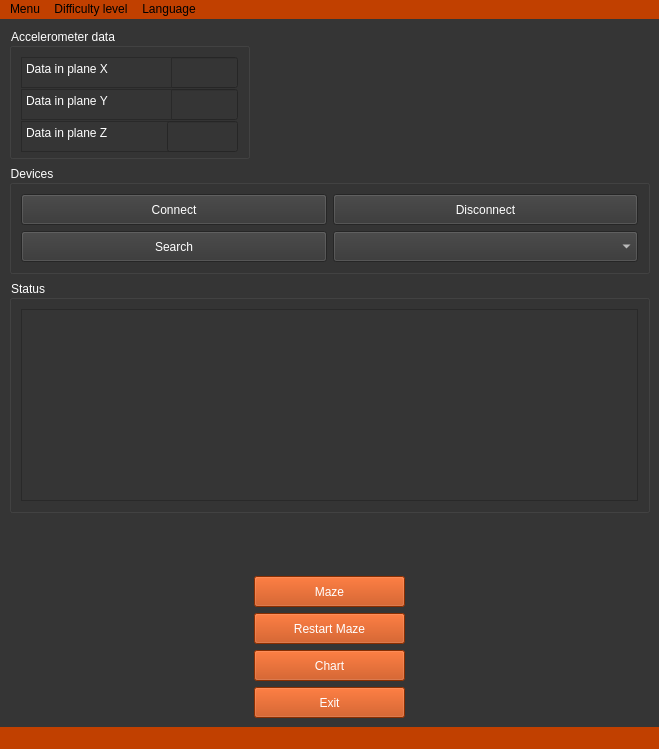
<?xml version="1.0" encoding="UTF-8"?>
<ui version="4.0">
 <class>MainWindow</class>
 <widget class="QMainWindow" name="MainWindow">
  <property name="geometry">
   <rect>
    <x>0</x>
    <y>0</y>
    <width>659</width>
    <height>749</height>
   </rect>
  </property>
  <property name="windowTitle">
   <string>Ball Maze</string>
  </property>
  <widget class="QWidget" name="centralwidget">
   <property name="styleSheet">
    <string notr="true">background-color: rgb(53, 53, 53);</string>
   </property>
   <layout class="QVBoxLayout" name="verticalLayout">
    <item>
     <widget class="QGroupBox" name="groupBox">
      <property name="minimumSize">
       <size>
        <width>241</width>
        <height>131</height>
       </size>
      </property>
      <property name="maximumSize">
       <size>
        <width>241</width>
        <height>131</height>
       </size>
      </property>
      <property name="styleSheet">
       <string notr="true">color: rgb(255, 255, 255);</string>
      </property>
      <property name="title">
       <string>Accelerometer data</string>
      </property>
      <layout class="QGridLayout" name="gridLayout_4">
       <item row="1" column="1">
        <widget class="QLineEdit" name="lineEdit_2">
         <property name="minimumSize">
          <size>
           <width>71</width>
           <height>31</height>
          </size>
         </property>
         <property name="maximumSize">
          <size>
           <width>71</width>
           <height>31</height>
          </size>
         </property>
        </widget>
       </item>
       <item row="0" column="1">
        <widget class="QLineEdit" name="lineEdit_1">
         <property name="minimumSize">
          <size>
           <width>71</width>
           <height>31</height>
          </size>
         </property>
         <property name="maximumSize">
          <size>
           <width>71</width>
           <height>31</height>
          </size>
         </property>
        </widget>
       </item>
       <item row="2" column="0">
        <widget class="QTextBrowser" name="textBrowser_6">
         <property name="minimumSize">
          <size>
           <width>151</width>
           <height>31</height>
          </size>
         </property>
         <property name="maximumSize">
          <size>
           <width>151</width>
           <height>31</height>
          </size>
         </property>
         <property name="layoutDirection">
          <enum>Qt::LeftToRight</enum>
         </property>
         <property name="styleSheet">
          <string notr="true">color: rgb(255, 255, 255);</string>
         </property>
         <property name="html">
          <string>&lt;!DOCTYPE HTML PUBLIC &quot;-//W3C//DTD HTML 4.0//EN&quot; &quot;http://www.w3.org/TR/REC-html40/strict.dtd&quot;&gt;
&lt;html&gt;&lt;head&gt;&lt;meta name=&quot;qrichtext&quot; content=&quot;1&quot; /&gt;&lt;meta charset=&quot;utf-8&quot; /&gt;&lt;style type=&quot;text/css&quot;&gt;
p, li { white-space: pre-wrap; }
hr { height: 1px; border-width: 0; }
li.unchecked::marker { content: &quot;\2610&quot;; }
li.checked::marker { content: &quot;\2612&quot;; }
&lt;/style&gt;&lt;/head&gt;&lt;body style=&quot; font-family:'Segoe UI'; font-size:9pt; font-weight:400; font-style:normal;&quot;&gt;
&lt;p style=&quot; margin-top:0px; margin-bottom:0px; margin-left:0px; margin-right:0px; -qt-block-indent:0; text-indent:0px;&quot;&gt;Data in plane Z&lt;/p&gt;&lt;/body&gt;&lt;/html&gt;</string>
         </property>
        </widget>
       </item>
       <item row="2" column="1">
        <widget class="QLineEdit" name="lineEdit_3">
         <property name="minimumSize">
          <size>
           <width>71</width>
           <height>31</height>
          </size>
         </property>
         <property name="maximumSize">
          <size>
           <width>71</width>
           <height>31</height>
          </size>
         </property>
        </widget>
       </item>
       <item row="0" column="0">
        <widget class="QTextBrowser" name="textBrowser_4">
         <property name="minimumSize">
          <size>
           <width>151</width>
           <height>31</height>
          </size>
         </property>
         <property name="maximumSize">
          <size>
           <width>151</width>
           <height>31</height>
          </size>
         </property>
         <property name="layoutDirection">
          <enum>Qt::LeftToRight</enum>
         </property>
         <property name="styleSheet">
          <string notr="true">color: rgb(255, 255, 255);</string>
         </property>
         <property name="html">
          <string>&lt;!DOCTYPE HTML PUBLIC &quot;-//W3C//DTD HTML 4.0//EN&quot; &quot;http://www.w3.org/TR/REC-html40/strict.dtd&quot;&gt;
&lt;html&gt;&lt;head&gt;&lt;meta name=&quot;qrichtext&quot; content=&quot;1&quot; /&gt;&lt;meta charset=&quot;utf-8&quot; /&gt;&lt;style type=&quot;text/css&quot;&gt;
p, li { white-space: pre-wrap; }
hr { height: 1px; border-width: 0; }
li.unchecked::marker { content: &quot;\2610&quot;; }
li.checked::marker { content: &quot;\2612&quot;; }
&lt;/style&gt;&lt;/head&gt;&lt;body style=&quot; font-family:'Segoe UI'; font-size:9pt; font-weight:400; font-style:normal;&quot;&gt;
&lt;p style=&quot; margin-top:0px; margin-bottom:0px; margin-left:0px; margin-right:0px; -qt-block-indent:0; text-indent:0px;&quot;&gt;Data in plane X&lt;/p&gt;&lt;/body&gt;&lt;/html&gt;</string>
         </property>
        </widget>
       </item>
       <item row="1" column="0">
        <widget class="QTextBrowser" name="textBrowser_5">
         <property name="minimumSize">
          <size>
           <width>151</width>
           <height>31</height>
          </size>
         </property>
         <property name="maximumSize">
          <size>
           <width>151</width>
           <height>31</height>
          </size>
         </property>
         <property name="layoutDirection">
          <enum>Qt::LeftToRight</enum>
         </property>
         <property name="styleSheet">
          <string notr="true">color: rgb(255, 255, 255);</string>
         </property>
         <property name="html">
          <string>&lt;!DOCTYPE HTML PUBLIC &quot;-//W3C//DTD HTML 4.0//EN&quot; &quot;http://www.w3.org/TR/REC-html40/strict.dtd&quot;&gt;
&lt;html&gt;&lt;head&gt;&lt;meta name=&quot;qrichtext&quot; content=&quot;1&quot; /&gt;&lt;meta charset=&quot;utf-8&quot; /&gt;&lt;style type=&quot;text/css&quot;&gt;
p, li { white-space: pre-wrap; }
hr { height: 1px; border-width: 0; }
li.unchecked::marker { content: &quot;\2610&quot;; }
li.checked::marker { content: &quot;\2612&quot;; }
&lt;/style&gt;&lt;/head&gt;&lt;body style=&quot; font-family:'Segoe UI'; font-size:9pt; font-weight:400; font-style:normal;&quot;&gt;
&lt;p style=&quot; margin-top:0px; margin-bottom:0px; margin-left:0px; margin-right:0px; -qt-block-indent:0; text-indent:0px;&quot;&gt;Data in plane Y&lt;/p&gt;&lt;/body&gt;&lt;/html&gt;</string>
         </property>
        </widget>
       </item>
      </layout>
     </widget>
    </item>
    <item>
     <widget class="QGroupBox" name="groupBox_2">
      <property name="styleSheet">
       <string notr="true">color: rgb(255, 255, 255);</string>
      </property>
      <property name="title">
       <string>Devices</string>
      </property>
      <layout class="QGridLayout" name="gridLayout_3">
       <item row="0" column="0">
        <widget class="QPushButton" name="pushButton_5">
         <property name="minimumSize">
          <size>
           <width>0</width>
           <height>31</height>
          </size>
         </property>
         <property name="text">
          <string>Connect</string>
         </property>
        </widget>
       </item>
       <item row="0" column="1">
        <widget class="QPushButton" name="pushButton_6">
         <property name="minimumSize">
          <size>
           <width>0</width>
           <height>31</height>
          </size>
         </property>
         <property name="text">
          <string>Disconnect</string>
         </property>
        </widget>
       </item>
       <item row="1" column="0">
        <widget class="QPushButton" name="pushButton_4">
         <property name="minimumSize">
          <size>
           <width>0</width>
           <height>31</height>
          </size>
         </property>
         <property name="text">
          <string>Search</string>
         </property>
        </widget>
       </item>
       <item row="1" column="1">
        <widget class="QComboBox" name="comboBox">
         <property name="minimumSize">
          <size>
           <width>0</width>
           <height>31</height>
          </size>
         </property>
        </widget>
       </item>
      </layout>
     </widget>
    </item>
    <item>
     <widget class="QGroupBox" name="groupBox_4">
      <property name="styleSheet">
       <string notr="true">color: rgb(255, 255, 255);</string>
      </property>
      <property name="title">
       <string>Status</string>
      </property>
      <layout class="QGridLayout" name="gridLayout_2">
       <item row="0" column="0">
        <widget class="QTextEdit" name="textEdit"/>
       </item>
      </layout>
     </widget>
    </item>
    <item>
     <spacer name="verticalSpacer">
      <property name="orientation">
       <enum>Qt::Vertical</enum>
      </property>
      <property name="sizeHint" stdset="0">
       <size>
        <width>20</width>
        <height>42</height>
       </size>
      </property>
     </spacer>
    </item>
    <item>
     <layout class="QHBoxLayout" name="horizontalLayout">
      <item>
       <spacer name="horizontalSpacer">
        <property name="orientation">
         <enum>Qt::Horizontal</enum>
        </property>
        <property name="sizeHint" stdset="0">
         <size>
          <width>40</width>
          <height>20</height>
         </size>
        </property>
       </spacer>
      </item>
      <item>
       <widget class="QPushButton" name="pushButton">
        <property name="minimumSize">
         <size>
          <width>151</width>
          <height>31</height>
         </size>
        </property>
        <property name="styleSheet">
         <string notr="true">color: rgb(255, 255, 255);
background-color: rgb(193, 64, 0);
</string>
        </property>
        <property name="text">
         <string>Maze</string>
        </property>
       </widget>
      </item>
      <item>
       <spacer name="horizontalSpacer_2">
        <property name="orientation">
         <enum>Qt::Horizontal</enum>
        </property>
        <property name="sizeHint" stdset="0">
         <size>
          <width>40</width>
          <height>20</height>
         </size>
        </property>
       </spacer>
      </item>
     </layout>
    </item>
    <item>
     <layout class="QHBoxLayout" name="horizontalLayout_2">
      <item>
       <spacer name="horizontalSpacer_3">
        <property name="orientation">
         <enum>Qt::Horizontal</enum>
        </property>
        <property name="sizeHint" stdset="0">
         <size>
          <width>40</width>
          <height>20</height>
         </size>
        </property>
       </spacer>
      </item>
      <item>
       <widget class="QPushButton" name="pushButton_2">
        <property name="minimumSize">
         <size>
          <width>151</width>
          <height>31</height>
         </size>
        </property>
        <property name="styleSheet">
         <string notr="true">color: rgb(255, 255, 255);
background-color: rgb(193, 64, 0);</string>
        </property>
        <property name="text">
         <string>Restart Maze</string>
        </property>
       </widget>
      </item>
      <item>
       <spacer name="horizontalSpacer_4">
        <property name="orientation">
         <enum>Qt::Horizontal</enum>
        </property>
        <property name="sizeHint" stdset="0">
         <size>
          <width>40</width>
          <height>20</height>
         </size>
        </property>
       </spacer>
      </item>
     </layout>
    </item>
    <item>
     <layout class="QHBoxLayout" name="horizontalLayout_3">
      <item>
       <spacer name="horizontalSpacer_5">
        <property name="orientation">
         <enum>Qt::Horizontal</enum>
        </property>
        <property name="sizeHint" stdset="0">
         <size>
          <width>40</width>
          <height>20</height>
         </size>
        </property>
       </spacer>
      </item>
      <item>
       <widget class="QPushButton" name="pushButton_7">
        <property name="minimumSize">
         <size>
          <width>151</width>
          <height>31</height>
         </size>
        </property>
        <property name="styleSheet">
         <string notr="true">color: rgb(255, 255, 255);
background-color: rgb(193, 64, 0);</string>
        </property>
        <property name="text">
         <string>Chart</string>
        </property>
       </widget>
      </item>
      <item>
       <spacer name="horizontalSpacer_8">
        <property name="orientation">
         <enum>Qt::Horizontal</enum>
        </property>
        <property name="sizeHint" stdset="0">
         <size>
          <width>40</width>
          <height>20</height>
         </size>
        </property>
       </spacer>
      </item>
     </layout>
    </item>
    <item>
     <layout class="QHBoxLayout" name="horizontalLayout_4">
      <item>
       <spacer name="horizontalSpacer_6">
        <property name="orientation">
         <enum>Qt::Horizontal</enum>
        </property>
        <property name="sizeHint" stdset="0">
         <size>
          <width>40</width>
          <height>20</height>
         </size>
        </property>
       </spacer>
      </item>
      <item>
       <widget class="QPushButton" name="pushButton_3">
        <property name="minimumSize">
         <size>
          <width>151</width>
          <height>31</height>
         </size>
        </property>
        <property name="styleSheet">
         <string notr="true">color: rgb(255, 255, 255);
background-color: rgb(193, 64, 0);</string>
        </property>
        <property name="text">
         <string>Exit</string>
        </property>
       </widget>
      </item>
      <item>
       <spacer name="horizontalSpacer_7">
        <property name="orientation">
         <enum>Qt::Horizontal</enum>
        </property>
        <property name="sizeHint" stdset="0">
         <size>
          <width>40</width>
          <height>20</height>
         </size>
        </property>
       </spacer>
      </item>
     </layout>
    </item>
   </layout>
  </widget>
  <widget class="QMenuBar" name="menubar">
   <property name="geometry">
    <rect>
     <x>0</x>
     <y>0</y>
     <width>659</width>
     <height>21</height>
    </rect>
   </property>
   <property name="styleSheet">
    <string notr="true">background-color: rgb(193, 64, 0);
color: rgb(0, 0, 0);</string>
   </property>
   <widget class="QMenu" name="menumenu">
    <property name="styleSheet">
     <string notr="true">background-color: rgb(155, 211, 25);</string>
    </property>
    <property name="title">
     <string>Menu</string>
    </property>
    <addaction name="actionLabirynt"/>
    <addaction name="actionWykres_X"/>
    <addaction name="actionWykres_Y"/>
    <addaction name="actionWykres_Z"/>
    <addaction name="actionWykres_XYZ"/>
   </widget>
   <widget class="QMenu" name="menuZ_o_ono">
    <property name="layoutDirection">
     <enum>Qt::LeftToRight</enum>
    </property>
    <property name="styleSheet">
     <string notr="true">background-color: rgb(155, 211, 25);</string>
    </property>
    <property name="title">
     <string>Difficulty level</string>
    </property>
    <addaction name="actionUproszczona"/>
    <addaction name="actionStandardowa"/>
    <addaction name="actionZaawansowana"/>
   </widget>
   <widget class="QMenu" name="menuJ_zyk">
    <property name="layoutDirection">
     <enum>Qt::LeftToRight</enum>
    </property>
    <property name="styleSheet">
     <string notr="true">background-color: rgb(155, 211, 25);</string>
    </property>
    <property name="title">
     <string>Language</string>
    </property>
    <addaction name="actionPolski"/>
    <addaction name="actionEnglish"/>
    <addaction name="action"/>
   </widget>
   <addaction name="menumenu"/>
   <addaction name="menuZ_o_ono"/>
   <addaction name="menuJ_zyk"/>
  </widget>
  <widget class="QStatusBar" name="statusbar">
   <property name="styleSheet">
    <string notr="true">background-color: rgb(193, 64, 0);</string>
   </property>
  </widget>
  <action name="actionLabirynt">
   <property name="text">
    <string>Maze</string>
   </property>
  </action>
  <action name="actionWykres_X">
   <property name="text">
    <string>Chart X</string>
   </property>
  </action>
  <action name="actionWykres_Y">
   <property name="text">
    <string>Chart Y</string>
   </property>
  </action>
  <action name="actionWykres_Z">
   <property name="text">
    <string>Chart Z</string>
   </property>
  </action>
  <action name="actionWykres_XYZ">
   <property name="text">
    <string>Chart XYZ</string>
   </property>
  </action>
  <action name="actionUproszczona">
   <property name="text">
    <string>Easy</string>
   </property>
  </action>
  <action name="actionStandardowa">
   <property name="text">
    <string>Standard</string>
   </property>
  </action>
  <action name="actionZaawansowana">
   <property name="text">
    <string>Hard</string>
   </property>
  </action>
  <action name="actionPolski">
   <property name="text">
    <string>Polski</string>
   </property>
  </action>
  <action name="actionEnglish">
   <property name="text">
    <string>English</string>
   </property>
  </action>
  <action name="action">
   <property name="text">
    <string>Русский</string>
   </property>
  </action>
 </widget>
 <resources/>
 <connections/>
</ui>
